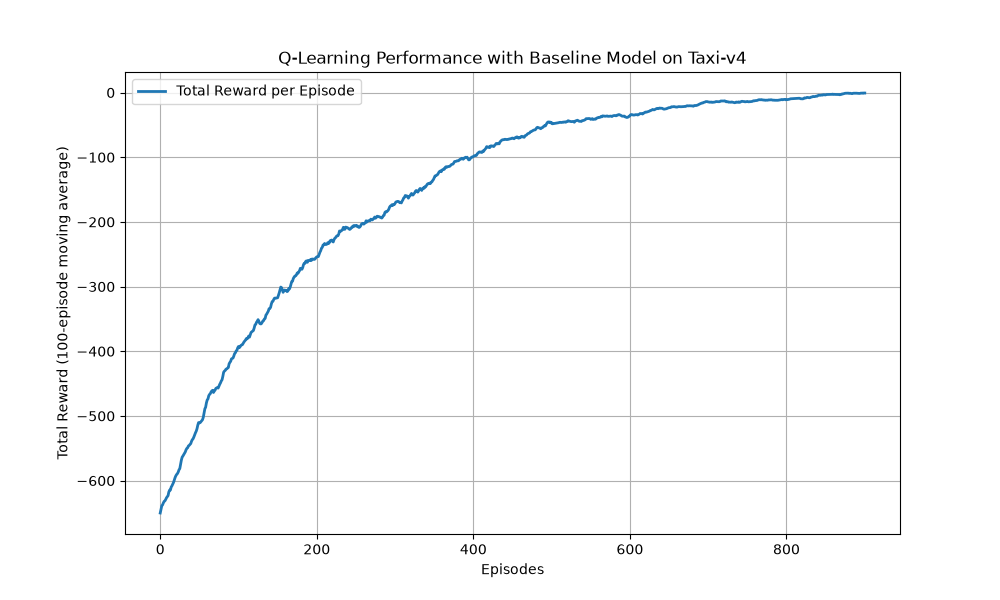

Write Python code to recreate this figure.
import gymnasium as gym
import numpy as np
import random
import matplotlib.pyplot as plt

def train_q_learning(
    env_name="Taxi-v4",
    n_episodes=1000,
    max_steps=200,
    alpha=0.1,       # Learning rate
    gamma=0.99,      # Discount factor
    epsilon=1.0,     # Initial exploration rate
    epsilon_decay=0.995,
    min_epsilon=0.01
):
    env = gym.make(env_name)
    
    # Initialize Q-table with zeros
    state_size = env.observation_space.n
    action_size = env.action_space.n
    q_table = np.zeros((state_size, action_size))
    
    rewards_per_episode = []
    
    for episode in range(n_episodes):
        state, _ = env.reset()
        total_episode_reward = 0
        
        for step in range(max_steps):
            # Epsilon-greedy action selection
            if random.uniform(0, 1) < epsilon:
                action = env.action_space.sample() # Explore
            else:
                action = np.argmax(q_table[state]) # Exploit
                
            next_state, reward, terminated, truncated, _ = env.step(action)
            
            # Q-learning update rule
            best_next_action = np.argmax(q_table[next_state])
            td_target = reward + gamma * q_table[next_state, best_next_action] * (not terminated)
            td_error = td_target - q_table[state, action]
            q_table[state, action] += alpha * td_error
            
            state = next_state
            total_episode_reward += reward
            
            if terminated or truncated:
                break
                
        # Decay epsilon
        epsilon = max(min_epsilon, epsilon * epsilon_decay)
        rewards_per_episode.append(total_episode_reward)
        
    env.close()
    return q_table, rewards_per_episode

# Example: Investigate different hyperparameters
_, rewards = train_q_learning()

# Plotting the results to analyze hyperparameter behavior
plt.figure(figsize=(10, 6))

smoothed_rewards = np.convolve(rewards, np.ones(100)/100, mode='valid')

plt.plot(smoothed_rewards, label="Total Reward per Episode", linewidth=2)

plt.xlabel("Episodes")
plt.ylabel("Total Reward (100-episode moving average)")
plt.title("Q-Learning Performance with Baseline Model on Taxi-v4")
plt.legend()
plt.grid(True)
plt.savefig("baseline_model.png")
plt.show()
